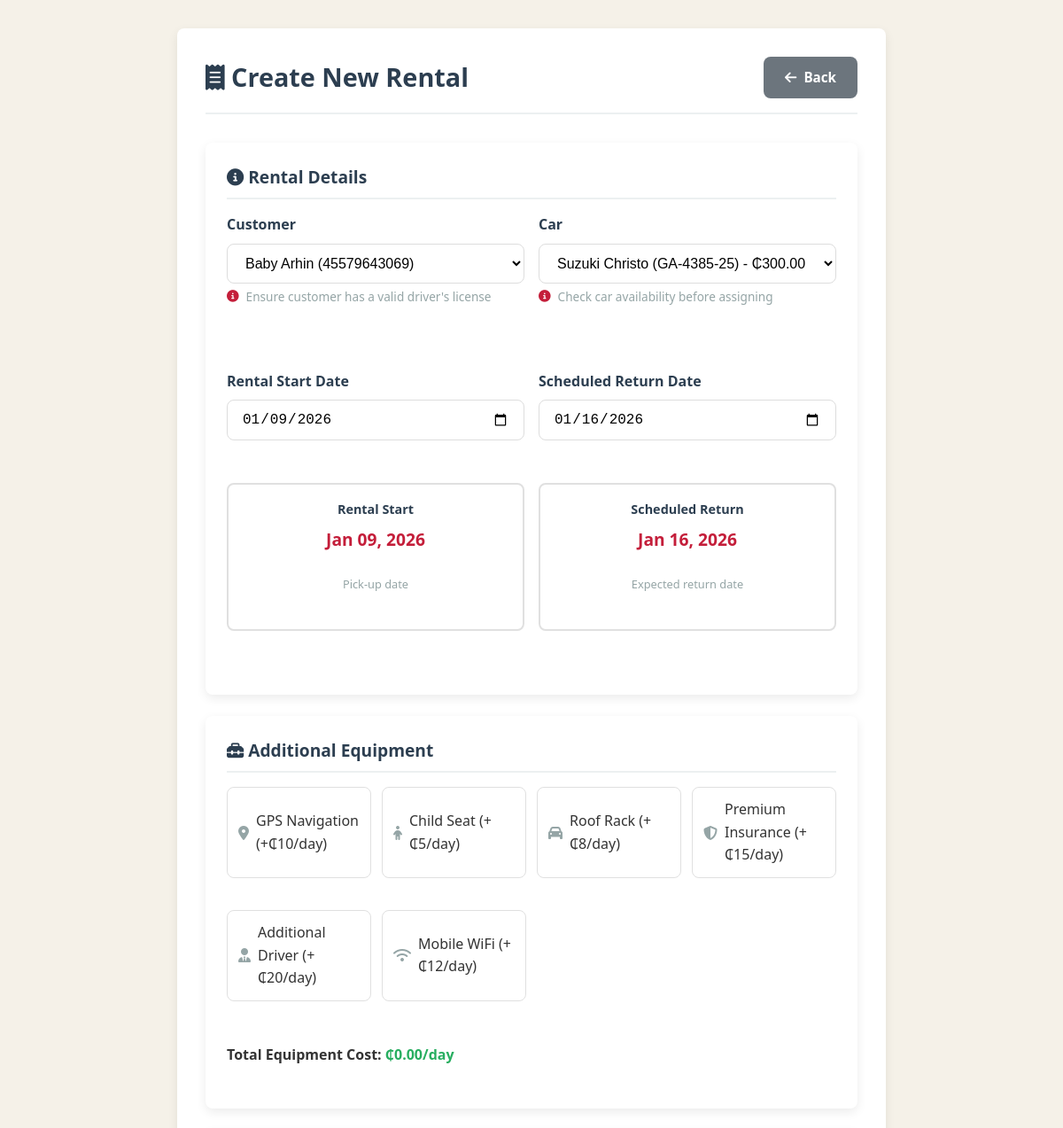
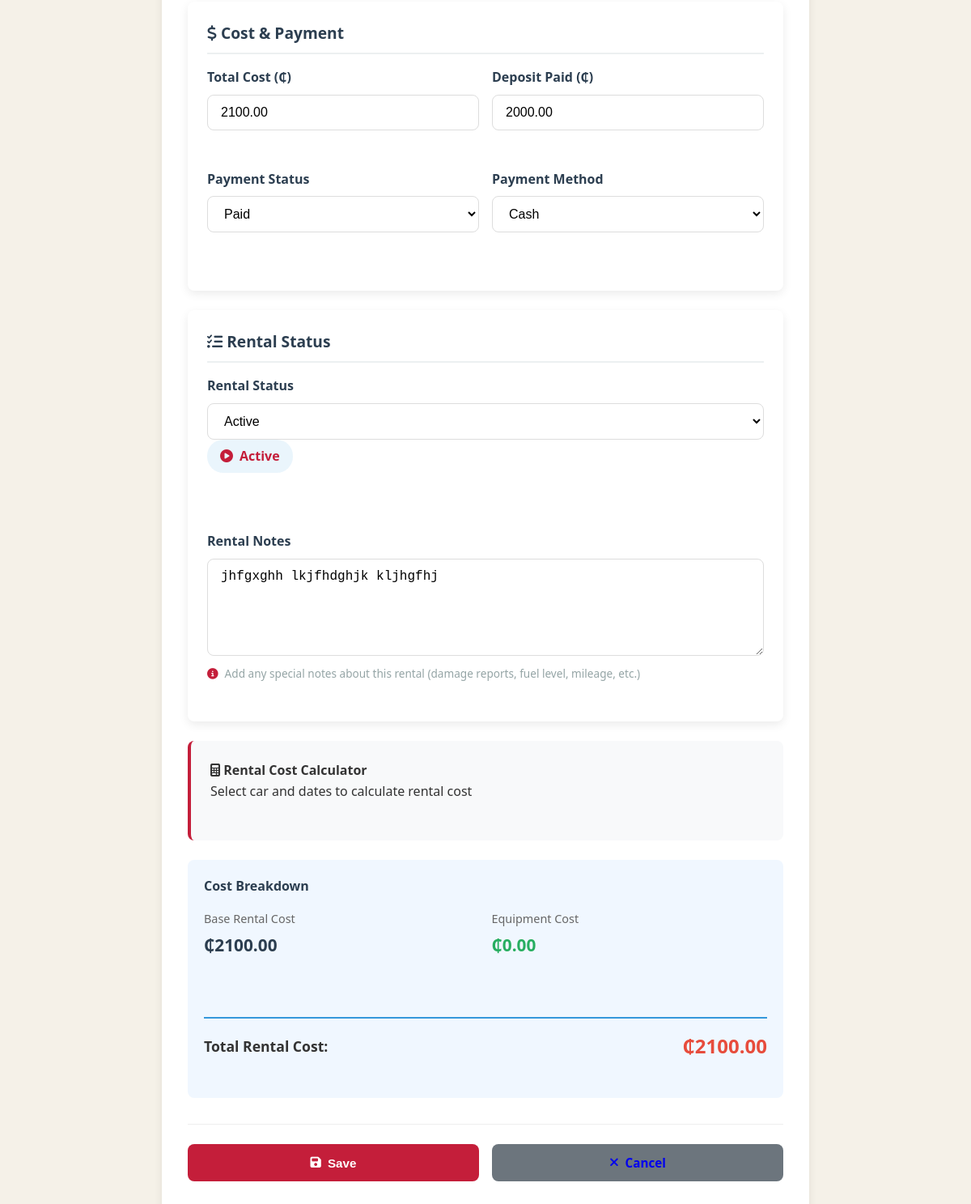
/rentals/2/edit/ (signed in), run on the app's committed database (2 pictures, top to bottom).
### d_autos_app/models.py (models this page shows, shortened)
class Rental(models.Model):
    STATUS_CHOICES = (
        ('active', 'Active'),
        ('returned', 'Returned'),
    )
    PAYMENT_STATUS_CHOICES = (
        ('pending', 'Pending'),
        ('paid', 'Paid'),
        ('partial', 'Partial'),
    )
    PAYMENT_METHOD_CHOICES = (
        ('cash', 'Cash'),
        ('credit_card', 'Credit Card'),
        ('mobile_money', 'Mobile Money'),
        ('bank_transfer', 'Bank Transfer'),
    )
    customer = models.ForeignKey(Customer, on_delete=models.CASCADE)
    car = models.ForeignKey(Car, on_delete=models.CASCADE)
    employee = models.ForeignKey('Employee', on_delete=models.SET_NULL, null=True)
    rental_date = models.DateField()
    return_date = models.DateField()
    actual_return_date = models.DateField(null=True, blank=True)
    total_cost = models.DecimalField(max_digits=10, decimal_places=2, blank=True)
    deposit_paid = models.DecimalField(max_digits=10, decimal_places=2, default=0)
    payment_status = models.CharField(
        max_length=20,
        choices=PAYMENT_STATUS_CHOICES,
        default='pending'
    )
    payment_method = models.CharField(
        max_length=20,
        choices=PAYMENT_METHOD_CHOICES,
        default='cash'
    )
    status = models.CharField(
        max_length=20,
        choices=STATUS_CHOICES,
        default='active'
    )
    notes = models.TextField(blank=True, help_text="Additional notes about the rental")
    equipment_gps = models.BooleanField(default=False)
    equipment_child_seat = models.BooleanField(default=False)
    equipment_roof_rack = models.BooleanField(default=False)
    equipment_premium_insurance = models.BooleanField(default=False)
    equipment_driver = models.BooleanField(default=False)
    equipment_wifi = models.BooleanField(default=False)

### d_autos_app/views.py (the view, shortened to what this page needs)
# urls.py: path('rentals/<int:pk>/edit/', views.rental_update, name='rental_edit'),
@login_required
def rental_update(request, pk):
    rental = get_object_or_404(Rental, pk=pk)
    form = RentalForm(request.POST or None, instance=rental)
    return render(request, 'd_autos_app/rental_form.html', {'form': form})

### d_autos_app/models.py (called while the page is built)
    def __str__(self):
        return f"{self.first_name} {self.last_name} ({self.license_number})"

    @property
    def is_admin(self):
        return self.user_type == self.USER_TYPE_ADMIN or self.is_superuser

    @property
    def is_employee(self):
        return self.user_type == self.USER_TYPE_EMPLOYEE

### templates/d_autos_app/rental_form.html (shortened to what this page needs)
{% extends 'base_form.html' %}
{% load static %}
{% block form_title %}
    <i class="fas fa-receipt"></i>
    {% if object %}Edit Rental - #{{ object.id }}{% else %}Create New Rental{% endif %}
{% endblock %}
{% block back_url %}{% url 'dashboard' %}{% endblock %}
{% block cancel_url %}{% url 'dashboard' %}{% endblock %}
{% block form_content %}
<div class="form-section">
    <h3><i class="fas fa-info-circle"></i> Rental Details</h3>
    <div class="form-row">
        <div class="form-group half">
            <label for="{{ form.customer.id_for_label }}">Customer</label>
            {{ form.customer }}
            <div class="help-text">
                <i class="fas fa-info-circle"></i>
                Ensure customer has a valid driver's license
            </div>
        </div>
        <div class="form-group half">
            <label for="{{ form.car.id_for_label }}">Car</label>
            {{ form.car }}
            <div class="help-text">
                <i class="fas fa-info-circle"></i>
                Check car availability before assigning
            </div>
        </div>
    </div>
    <div class="reservation-dates">
        <div class="form-group">
            <label for="{{ form.rental_date.id_for_label }}">Rental Start Date</label>
            {{ form.rental_date }}
        </div>
        <div class="form-group">
            <label for="{{ form.return_date.id_for_label }}">Scheduled Return Date</label>
            {{ form.return_date }}
        </div>
    </div>
    <div class="reservation-dates">
        <div class="date-card">
            <h4>Rental Start</h4>
            <div class="date-value">{% if form.rental_date.value %}{{ form.rental_date.value|date:"M d, Y" }}{% else %}Select date{% endif %}</div>
            <div class="date-info">Pick-up date</div>
        </div>
        <div class="date-card">
            <h4>Scheduled Return</h4>
            <div class="date-value">{% if form.return_date.value %}{{ form.return_date.value|date:"M d, Y" }}{% else %}Select date{% endif %}</div>
            <div class="date-info">Expected return date</div>
        </div>
    </div>
</div>
<div class="form-section">
    <h3><i class="fas fa-toolbox"></i> Additional Equipment</h3>
    <div class="equipment-checklist">
        <div class="equipment-item" data-cost="10">
            <i class="fas fa-map-marker-alt"></i>
            <span>GPS Navigation (+₵10/day)</span>
        </div>
        <div class="equipment-item" data-cost="5">
            <i class="fas fa-child"></i>
            <span>Child Seat (+₵5/day)</span>
        </div>
        <div class="equipment-item" data-cost="8">
            <i class="fas fa-car"></i>
            <span>Roof Rack (+₵8/day)</span>
        </div>
        <div class="equipment-item" data-cost="15">
            <i class="fas fa-shield-alt"></i>
            <span>Premium Insurance (+₵15/day)</span>
        </div>
        <div class="equipment-item" data-cost="20">
            <i class="fas fa-user-tie"></i>
            <span>Additional Driver (+₵20/day)</span>
        </div>
        <div class="equipment-item" data-cost="12">
            <i class="fas fa-wifi"></i>
            <span>Mobile WiFi (+₵12/day)</span>
        </div>
    </div>
    <div style="margin-top: 1rem;">
        <strong>Total Equipment Cost:</strong>
        <span id="equipment-cost" style="color: var(--success); font-weight: bold;">₵0.00/day</span>
    </div>
</div>
<div class="form-section">
    <h3><i class="fas fa-dollar-sign"></i> Cost & Payment</h3>
    <div class="form-row">
        <div class="form-group half">
            <label for="{{ form.total_cost.id_for_label }}">Total Cost (₵)</label>
            {{ form.total_cost }}
        </div>
        <div class="form-group half">
            <label for="{{ form.deposit_paid.id_for_label }}">Deposit Paid (₵)</label>
            {{ form.deposit_paid }}
        </div>
    </div>
    <div class="form-row">
        <div class="form-group half">
            <label for="{{ form.payment_status.id_for_label }}">Payment Status</label>
            {{ form.payment_status }}
        </div>
        <div class="form-group half">
            <label for="{{ form.payment_method.id_for_label }}">Payment Method</label>
            {{ form.payment_method }}
        </div>
    </div>
</div>
<div class="form-section">
    <h3><i class="fas fa-tasks"></i> Rental Status</h3>
    <div class="form-row">
        <div class="form-group half">
            <label>Rental Status</label>
            {{ form.status }}
            {% if form.status.value %}
            <div class="rental-status {{ form.status.value|lower }}">
            </div>
            {% endif %}
        </div>
    </div>
    <div class="form-group">
        <label for="{{ form.notes.id_for_label }}">Rental Notes</label>
        {{ form.notes }}
        <div class="help-text">
            <i class="fas fa-info-circle"></i>
            Add any special notes about this rental (damage reports, fuel level, mileage, etc.)
        </div>
    </div>
</div>
<div class="rental-calculator">
    <h4><i class="fas fa-calculator"></i> Rental Cost Calculator</h4>
    <p>Select car and dates to calculate rental cost</p>
</div>
<div class="cost-summary" style="background-color: #f0f7ff; padding: 20px; border-radius: 8px; margin-top: 20px; display: none;">
    <h4 style="margin-top: 0; color: #2c3e50;">Cost Breakdown</h4>
    <div style="display: grid; grid-template-columns: 1fr 1fr; gap: 15px; margin-top: 15px;">
        <div>
            <div style="font-size: 0.9rem; color: #666; margin-bottom: 5px;">Base Rental Cost</div>
            <div style="font-size: 1.3rem; font-weight: bold; color: #2c3e50;" id="base-cost-display">₵0.00</div>
        </div>
        <div>
            <div style="font-size: 0.9rem; color: #666; margin-bottom: 5px;">Equipment Cost</div>
            <div style="font-size: 1.3rem; font-weight: bold; color: #27ae60;" id="equipment-cost-display">₵0.00</div>
        </div>
    </div>
    <div style="border-top: 2px solid #3498db; margin-top: 15px; padding-top: 15px;">
        <div style="display: flex; justify-content: space-between; align-items: center;">
            <strong style="font-size: 1.1rem;">Total Rental Cost:</strong>
            <strong style="font-size: 1.5rem; color: #e74c3c;" id="total-cost-display">₵0.00</strong>
        </div>
    </div>
</div>
{% endblock %}

### static/css/style.css (style rules this page uses)
* { margin: 0; padding: 0; box-sizing: border-box; }
:root { --primary: #c41e3a; --secondary: #a01830; --success: #27ae60; --warning: #f39c12; --danger: #e74c3c; --info: #9b59b6; --light: #ecf0f1; --dark: #2c3e50; --gray: #95a5a6; --white: #ffffff; --shadow: 0 4px 12px rgba(0, 0, 0, 0.08); --radius: 8px; --transition: all 0.3s ease; }
body { font-family: 'Segoe UI', Tahoma, Geneva, Verdana, sans-serif; background-color: #f5f1e8; color: #333; line-height: 1.6; min-height: 100vh; }
.form-group { margin-bottom: 1.5rem; }
.form-group label { display: block; margin-bottom: 0.5rem; font-weight: 600; color: var(--dark); }
form p, form div { margin-bottom: 1.5rem; }
form label { display: block; margin-bottom: 0.5rem; font-weight: 600; color: var(--dark); }
form input[type="text"], form input[type="email"], form input[type="tel"], form input[type="number"], form input[type="date"], form input[type="password"], form select, form textarea { width: 100%; padding: 0.75rem 1rem; border: 1px solid #ddd; border-radius: var(--radius); font-size: 1rem; transition: var(--transition); background-color: white; }
form textarea { min-height: 120px; resize: vertical; }
.form-row { display: grid; grid-template-columns: repeat(auto-fit, minmax(250px, 1fr)); gap: 1rem; }
.form-section { background-color: white; border-radius: var(--radius); box-shadow: var(--shadow); padding: 1.5rem; margin-bottom: 1.5rem; }
.form-section h3 { color: var(--dark); margin-bottom: 1rem; padding-bottom: 0.5rem; border-bottom: 2px solid var(--light); font-size: 1.2rem; }
.form-group.half { flex: 1; min-width: 200px; }
.form-row { display: flex; gap: 1rem; flex-wrap: wrap; }
.help-text { font-size: 0.85rem; color: var(--gray); margin-top: 0.25rem; display: flex; align-items: center; gap: 0.5rem; }
.help-text i { color: var(--primary); }
.reservation-dates { display: grid; grid-template-columns: 1fr 1fr; gap: 1rem; margin-top: 0.5rem; }
.date-card { background-color: white; border: 2px solid #e0e0e0; border-radius: var(--radius); padding: 1rem; text-align: center; transition: var(--transition); }
.date-card h4 { color: var(--dark); margin-bottom: 0.5rem; font-size: 0.9rem; }
.date-card .date-value { font-size: 1.2rem; font-weight: bold; color: var(--primary); }
.date-card .date-info { font-size: 0.8rem; color: var(--gray); margin-top: 0.25rem; }
.rental-calculator { background-color: #f8f9fa; border-radius: var(--radius); padding: 1.5rem; margin-top: 1.5rem; border-left: 4px solid var(--primary); }
.rental-status { display: inline-flex; align-items: center; gap: 0.5rem; padding: 0.5rem 1rem; border-radius: 20px; font-weight: 600; }
.rental-status.active { background-color: rgba(52, 152, 219, 0.1); color: var(--primary); }
.equipment-checklist { display: grid; grid-template-columns: repeat(auto-fit, minmax(150px, 1fr)); gap: 0.75rem; margin-top: 0.5rem; }
.equipment-item { display: flex; align-items: center; gap: 0.5rem; padding: 0.75rem; border: 1px solid #e0e0e0; border-radius: var(--radius); cursor: pointer; transition: var(--transition); }
.equipment-item i { color: var(--gray); }

### data on the page
Rental: customer "Baby Arhin (45579643069)", car "Suzuki Christo (GA-4385-25) - ₵300.00", rental_date "01/09/2026", return_date "01/16/2026", rental_date.value "Jan 09, 2026", return_date.value "Jan 16, 2026", total_cost "2100.00", deposit_paid "2000.00", payment_status "Paid", payment_method "Cash", status "Active", notes "jhfgxghh lkjfhdghjk kljhgfhj"
